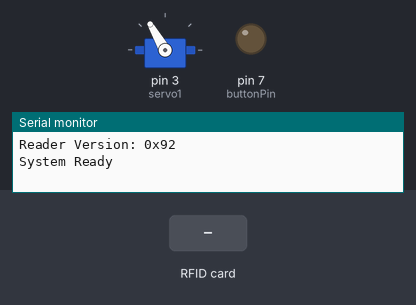
Bench run of a sketch on a simulated Arduino Uno, built with avr-gcc and run on an emulated ATmega328P. Parts: servo, output pins drawn as LEDs (lit = HIGH), the last lines printed to the serial monitor. Dashed ring = blinking. Inputs (shaded band) come from the test bench. Pins used as bus, display or sensor lines are not drawn.

Above: at 1.2 s.
1.3 s: RFID card 5E 7A 19 C4 held to the reader
At 1.55 s:
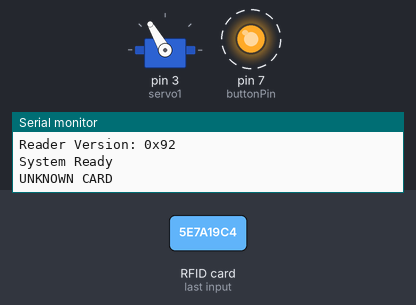
3.1 s: RFID card 63 4A E9 FB held to the reader
At 5.3 s:
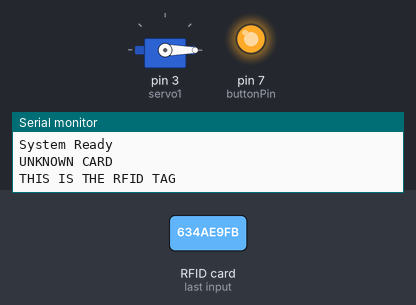
5.6 s: RFID card 5E 7A 19 C4 held to the reader
At 7.0 s:
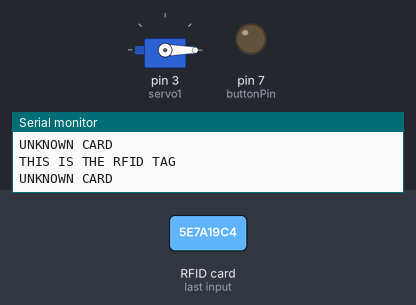
Timing chart, 0 to 8.6 s (numbered marks = the images above; inputs shaded):
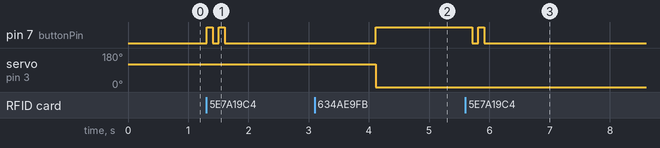

Measured:
- after the input at 1.3 s, pin 7 (buttonPin): alternates HIGH for 0.10 s and LOW for 0.10 s, 4 changes in all, then stays LOW, starting at once
- after the input at 3.1 s, pin 7 (buttonPin): LOW → HIGH after 1.0 s; servo on pin 3 (servo1): 120° → 0° after 1.0 s
- after the input at 5.6 s, pin 7 (buttonPin): HIGH → LOW after 0.12 s, → HIGH 0.10 s later, → LOW 0.10 s later

The sketch:

HW2_code.ino
```cpp
// Acknowledgments
// Utilizes example RFID code from https://github.com/miguelbalboa/rfid and https://www.instructables.com/Arduino-MFRC522-RFID-READER/

#include <Servo.h>
#include <SPI.h>
#include <MFRC522.h>

#define RST_PIN         9
#define SS_PIN          10

MFRC522 mfrc522(SS_PIN, RST_PIN);
MFRC522::MIFARE_Key key;
Servo servo1;

const int buttonPin = 7;
byte masterUID[] = {0x63, 0x4A, 0xE9, 0xFB};

void setup() {
    Serial.begin(9600);
    while (!Serial);
    SPI.begin();
    mfrc522.PCD_Init();

    for (byte i = 0; i < 6; i++) {
        key.keyByte[i] = 0xFF;
    }

    servo1.attach(3);
    servo1.write(120);
    pinMode(7, OUTPUT);

    mfrc522.PCD_AntennaOn();

    byte v = mfrc522.PCD_ReadRegister(mfrc522.VersionReg);
    Serial.print(F("Reader Version: 0x"));
    Serial.println(v, HEX);
    Serial.println(F("System Ready"));
}

void loop() {
    if ( ! mfrc522.PICC_IsNewCardPresent())
        return;

    if ( ! mfrc522.PICC_ReadCardSerial())
        return;

    // code for rfid tag
    if (mfrc522.uid.uidByte[0] == 0x63 && mfrc522.uid.uidByte[1] == 0x4A && mfrc522.uid.uidByte[2] == 0xE9 && mfrc522.uid.uidByte[3] == 0xFB)
    {
      Serial.println("THIS IS THE RFID TAG");
      servo1.write(120);
      delay(1000);
      servo1.write(0);
      digitalWrite(7, HIGH);
      delay(1000);
    }
    // code for rfid card
    else if (mfrc522.uid.uidByte[0] == 0x1B && mfrc522.uid.uidByte[1] == 0x79 && mfrc522.uid.uidByte[2] == 0xF3 && mfrc522.uid.uidByte[3] == 0x00)
    {
      Serial.println("THIS IS THE RFID CARD");
      servo1.write(120);
      delay(2500);
      digitalWrite(7, LOW);
    }
    // unknown/unrecognized card
    else {
      Serial.println("UNKNOWN CARD");
      digitalWrite(7, HIGH);
      delay(100);
      digitalWrite(7, LOW);
      delay(100);
      digitalWrite(7, HIGH);
      delay(100);
      digitalWrite(7, LOW);
      delay(100);
    }

    mfrc522.PICC_HaltA();
    mfrc522.PCD_StopCrypto1();
}

// FOR DEBUG: Helper routine to dump a byte array as hex values to Serial.
void dump_byte_array(byte *buffer, byte bufferSize) {
    for (byte i = 0; i < bufferSize; i++) {
        Serial.print(buffer[i] < 0x10 ? " 0" : " ");
        Serial.print(buffer[i], HEX);
    }
}
```
